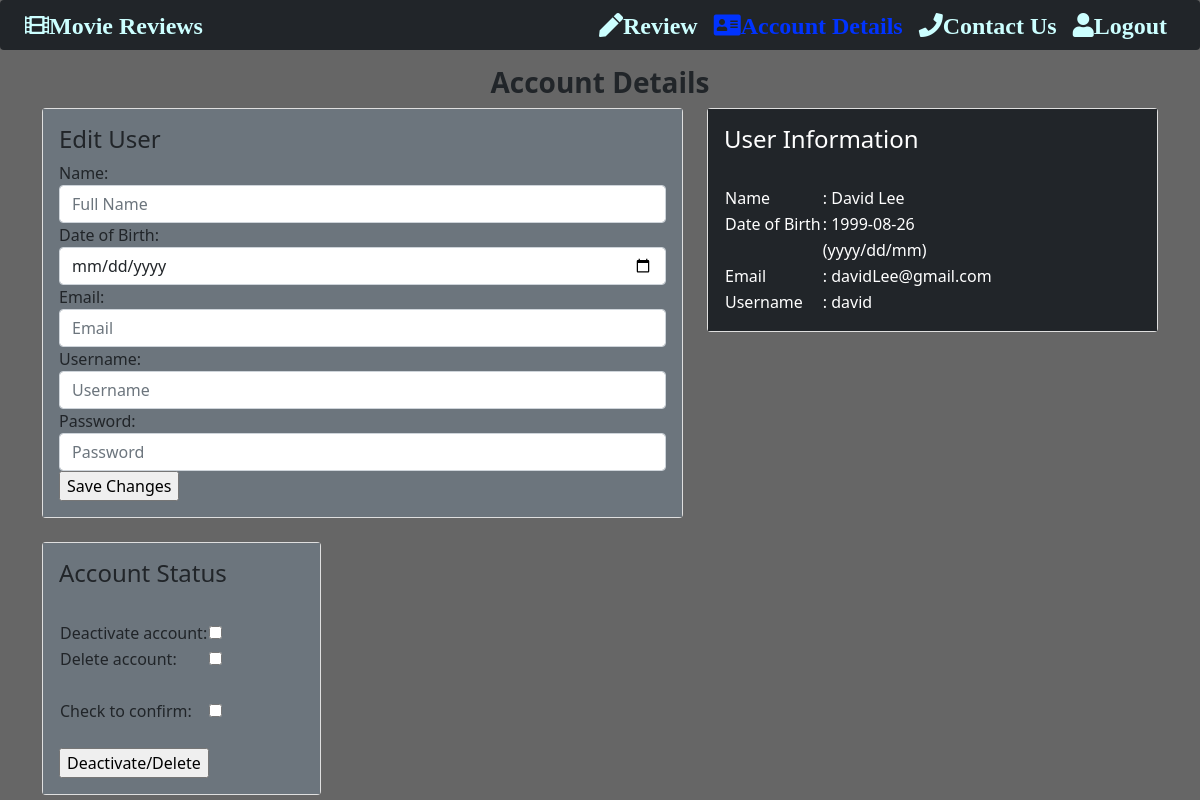
Page /Acc_details.php (signed in) on the committed database.
### tables this page shows
CREATE TABLE `users` (
  `userId` int(11) NOT NULL,
  `username` varchar(60) NOT NULL,
  `password` varchar(40) NOT NULL,
  `name` varchar(80) NOT NULL,
  `dob` varchar(80) NOT NULL,
  `email` varchar(80) NOT NULL,
  `Acc_status` varchar(11) NOT NULL
);

### Acc_details.php (the view, shortened to what this page needs)
<?php
include ("dbFunctions.php");
$userID = $_SESSION['user_id'];
$query = "SELECT * FROM users
          WHERE userId=$userID";
$result = mysqli_query($link, $query) or die(mysqli_error($link));
$row = mysqli_fetch_array($result);
$username=$row['username'];
$name=$row['name'];
$dob=$row['dob'];
$email=$row['email'];
?>
<!DOCTYPE html>
<html>
    <head>
        <link rel="stylesheet" type="text/css" href="stylesheets/Main.css"/>
    </head>
    <body class="background">
        <?php include "navbar.php" ?>
        <div class="container mt-3">
        <h3 class="header">Account Details</h3>
        <div class="row">
          <div class="col-7">
            <div class="card">
              <div class="card-body bg-secondary">
                <h4 class="card-title">Edit User</h4>
               <form method="post" action="doAcc_details.php">
                   <div class="form-group">
                            <label for="idname">Name:</label>
                            <input name="Name" type="text" id="idname" class="form-control" placeholder="Full Name" />
                        </div>
                        <div class="form-group">
                            <label for="idCalendar">Date of Birth:</label>
                            <input name="DOB" id="idCalendar" type="date" class="form-control" />
                        </div>
                        <div class="form-group">
                            <label for="idEmail">Email:</label>
                            <input name="Email" type="email" id="idEmail" class="form-control" placeholder="Email" />
                        </div>
                        <div class="form-group">
                            <label for="idUser">Username:</label>
                            <input name="username" type="text" id="idUser" class="form-control" placeholder="Username" />
                        </div>
                        <div class="form-group">
                            <label for="idPassword">Password:</label>
                            <input name="Password" type="password" id="idPassword" class="form-control" placeholder="Password" />
                        </div>
                  <input type="submit" value="Save Changes"/>
              </form>
              </div>
            </div>
          </div>
        <div class="col-5">
          <div class="card">
            <div class="card-body bg-dark text-white">
              <h4 class="card-title">User Information</h4>
              <table>
                    <br/>
                    <tr>
                        <td>Name</td>
                        <td>: <?php echo $name;?></td>
                    </tr>
                    <tr>
                        <td>Date of Birth</td>
                        <td>: <?php echo $dob;?></td>
                    </tr>
                    <tr>
                        <td></td>
                        <td>(yyyy/dd/mm)</td>
                    </tr>
                    <tr>
                        <td>Email</td>
                        <td>: <?php echo $email;?></td>
                    </tr>
                    <tr>
                        <td>Username</td>
                        <td>: <?php echo $username;?></td>
                    </tr>
                </table>
            </div>
          </div>
        </div>
      </div>
      <br/>
        <div class="col-3">
          <div class="card">
            <div class="card-body bg-secondary">
              <h4 class="card-title">Account Status</h4>
              <form method="post" action="doDelOrDeact.php">
                 <table>
                    <br/>
                    <tr>
                        <td><label for="deact">Deactivate account:</label></td>
                        <td><input type="checkbox" name="deact"></td>
                    </tr>
                    <tr>
                        <td ><label for="del">Delete account:</label></td>
                        <td><input type="checkbox" name="del"></td>
                    </tr>
                    <tr>
                        <td><br/></td>
                    </tr>
                    <tr>
                        <td ><label for="Confirmed">Check to confirm:</label></td>
                        <td><input type="checkbox" name="Confirmed" required></td>
                    </tr>
                </table>
                  <br/>
                <input type="submit" value="Deactivate/Delete"/>
            </form>
            </div>
          </div>
        </div>
      </div>
    </body>
</html>

### stylesheets/Main.css (style rules this page uses)
.header { text-align: center; font-weight: bold; }
.background { background-color: #666666; }

### rows in the picture
users: name "David Lee", dob "1999-08-26", email "davidLee@gmail.com", username "david"
